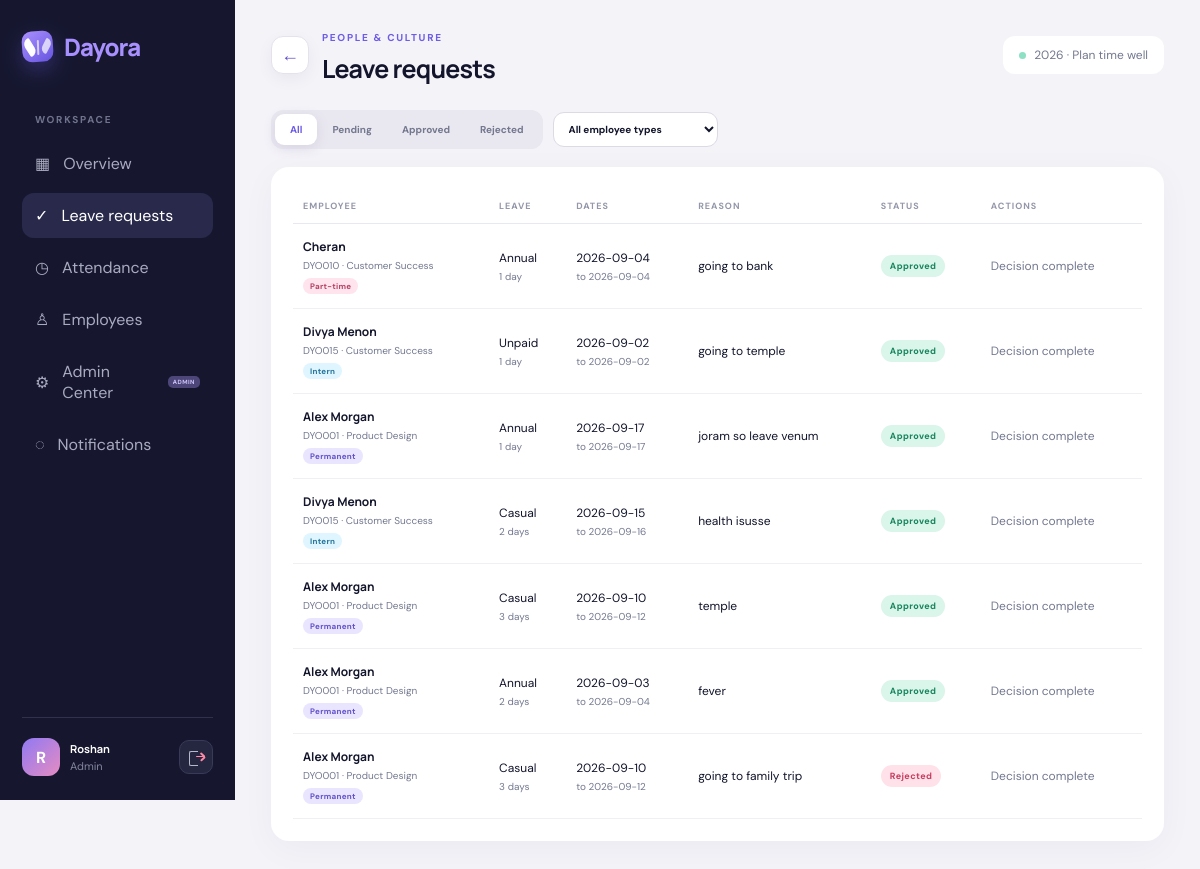
Screenshot of /admin/requests (signed in) with the database file from the repository.
### tables this page shows
CREATE TABLE leave_requests (
            id INTEGER PRIMARY KEY AUTOINCREMENT, employee_id INTEGER NOT NULL,
            leave_type TEXT NOT NULL, start_date TEXT NOT NULL, end_date TEXT NOT NULL,
            days INTEGER NOT NULL, reason TEXT NOT NULL, status TEXT NOT NULL DEFAULT 'PENDING',
            admin_comment TEXT DEFAULT '', created_at TEXT NOT NULL DEFAULT CURRENT_TIMESTAMP,
            decided_at TEXT, FOREIGN KEY(employee_id) REFERENCES users(id)
        );

CREATE TABLE users (
            id INTEGER PRIMARY KEY AUTOINCREMENT, username TEXT UNIQUE NOT NULL,
            password TEXT NOT NULL, full_name TEXT NOT NULL, email TEXT NOT NULL,
            department TEXT NOT NULL, role TEXT NOT NULL DEFAULT 'EMPLOYEE',
            annual_balance INTEGER NOT NULL DEFAULT 18, sick_balance INTEGER NOT NULL DEFAULT 10,
            casual_balance INTEGER NOT NULL DEFAULT 8, active INTEGER NOT NULL DEFAULT 1
        , employee_code TEXT, employment_type TEXT NOT NULL DEFAULT 'Permanent');

### app.py (the view)
@app.get("/admin/requests")
@login_required("ADMIN")
def admin_requests():
    status = request.args.get("status", "ALL").upper()
    if status not in ("ALL", "PENDING", "APPROVED", "REJECTED"):
        status = "ALL"
    employee_type = request.args.get("employee_type", "ALL")
    employee_types = [row["employment_type"] for row in db().execute(
        "SELECT DISTINCT employment_type FROM users WHERE role='EMPLOYEE' ORDER BY employment_type").fetchall()]
    if employee_type not in employee_types:
        employee_type = "ALL"
    query = "SELECT l.*,u.full_name,u.department,u.employee_code,u.employment_type FROM leave_requests l JOIN users u ON u.id=l.employee_id"
    params = []
    conditions = []
    if status != "ALL": conditions.append("l.status=?"); params.append(status)
    if employee_type != "ALL": conditions.append("u.employment_type=?"); params.append(employee_type)
    if conditions: query += " WHERE " + " AND ".join(conditions)
    query += " ORDER BY CASE l.status WHEN 'PENDING' THEN 0 ELSE 1 END,l.created_at DESC"
    return render_template("requests.html", requests=db().execute(query, params).fetchall(), selected_status=status,
                           employee_types=employee_types, selected_employee_type=employee_type)

### app.py (called while the page is built)
def db():
    if "db" not in g:
        g.db = sqlite3.connect(app.config["DATABASE"])
        g.db.row_factory = sqlite3.Row
        g.db.execute("PRAGMA foreign_keys = ON")
    return g.db

def login_required(role=None):
    def decorator(view):
        @wraps(view)
        def wrapped(*args, **kwargs):
            if not session.get("user_id"):
                return redirect(url_for("login"))
            if role and session.get("role") != role:
                flash("You do not have access to that page.", "error")
                return redirect(url_for("dashboard"))
            return view(*args, **kwargs)
        return wrapped
    return decorator

@app.context_processor
def globals_for_templates():
    unread = 0
    if session.get("user_id"):
        unread = db().execute("SELECT COUNT(*) FROM notifications WHERE user_id=? AND is_read=0", (session["user_id"],)).fetchone()[0]
    hour = datetime.now().hour
    time_greeting = "Good morning" if 5 <= hour < 12 else "Good afternoon" if 12 <= hour < 17 else "Good evening" if 17 <= hour < 21 else "Good night"
    return {"current_year": date.today().year, "unread_count": unread, "time_greeting": time_greeting}

### templates/requests.html (shortened to what this page needs)
{% extends 'base.html' %}
{% block heading %}Leave requests{% endblock %}
{% block content %}
<section class="page-tools"><div class="filter-cluster"><div class="filter-tabs">{% for s in ['ALL','PENDING','APPROVED','REJECTED'] %}<a class="{{'selected' if selected_status==s}}" href="?status={{s}}&employee_type={{selected_employee_type|urlencode}}">{{s|title}}</a>{% endfor %}</div><form method="get" class="type-filter"><input type="hidden" name="status" value="{{selected_status}}"><select name="employee_type" onchange="this.form.submit()"><option value="ALL">All employee types</option>{% for type in employee_types %}<option value="{{type}}" {{'selected' if type==selected_employee_type}}>{{type}}</option>{% endfor %}</select></form></div></section>
<article class="card"><div class="table-wrap"><table><thead><tr><th>EMPLOYEE</th><th>LEAVE</th><th>DATES</th><th>REASON</th><th>STATUS</th><th>ACTIONS</th></tr></thead><tbody>
{% for r in requests %}<tr><td><strong>{{r.full_name}}</strong><small>{{r.employee_code}} · {{r.department}}</small><span class="employment-type type-{{r.employment_type|lower|replace(' ','-')}}">{{r.employment_type}}</span></td><td>{{r.leave_type}}<small>{{r.days}} day{{'s' if r.days!=1}}</small></td><td>{{r.start_date}}<small>to {{r.end_date}}</small></td><td class="reason">{{r.reason}}</td><td><span class="status {{r.status|lower}}">{{r.status|title}}</span></td><td>{% if r.status=='PENDING' %}<div class="request-actions"><form class="decision-actions" method="post" action="{{url_for('decide_leave',leave_id=r.id)}}"><button class="action-reject" name="status" value="REJECTED" data-confirm="Are you sure you want to reject this request?">Reject</button><button class="action-approve" name="status" value="APPROVED">Approve</button></form><button type="button" class="action-review" data-review='{{r.id}}|{{r.full_name}}|{{r.leave_type}}|{{r.days}}'>Add note</button></div>{% else %}<span class="muted">{{r.admin_comment or 'Decision complete'}}</span>{% endif %}</td></tr>
{% else %}<tr><td colspan="6" class="empty">No requests match this filter.</td></tr>{% endfor %}
</tbody></table></div></article>
{% endblock %}

### static/css/style.css (style rules this page uses)
:root { --ink:#12152b;--muted:#73788f;--line:#e8e8f0;--bg:#f4f3f8;--purple:#6c5ce7;--purple2:#8f79f3;--mint:#8de0c3;--amber:#ffd58a;--pink:#ff7f9f;--white:#fff;--shadow:0 18px 55px rgba(37,30,84,.08) }
* { box-sizing:border-box }
body { margin:0;font-family:'DM Sans',sans-serif;color:var(--ink);background:var(--bg) }
h1,h2,h3,b,strong,.logo { font-family:Manrope,sans-serif }
a { text-decoration:none;color:inherit }
button,input,select,textarea { font:inherit }
.card { background:#fff;border-radius:18px;padding:22px;box-shadow:0 8px 35px rgba(31,28,69,.04) }
.table-wrap { overflow:auto }
table { width:100%;border-collapse:collapse;font-size:12px }
th { text-align:left;color:#9497a9;font-size:9px;letter-spacing:1px;padding:11px 10px;border-bottom:1px solid var(--line) }
td { padding:14px 10px;border-bottom:1px solid #f0eff4 }
td strong,td small { display:block }
td small { color:var(--muted);margin-top:4px }
.status { display:inline-block;padding:5px 9px;border-radius:20px;font-size:9px;font-weight:700;letter-spacing:.4px }
.status.approved { background:#daf5e9;color:#16845d }
.status.rejected { background:#ffe2e9;color:#c53c5e }
.page-tools { display:flex;justify-content:space-between;margin-bottom:18px }
.filter-tabs { background:#e9e7ef;padding:4px;border-radius:12px;display:flex }
.filter-tabs a { padding:9px 15px;font-size:10px;font-weight:700;color:var(--muted);border-radius:9px }
.filter-tabs a.selected { background:#fff;color:var(--purple);box-shadow:0 3px 12px #d8d4e4 }
.reason { max-width:230px }
.muted { color:var(--muted) }
input,select,textarea { width:100%;border:1px solid #dcdae5;background:#fbfafd;border-radius:11px;padding:12px;outline:none;color:var(--ink) }

### static/css/brand.css (style rules this page uses)
.employment-type { display: inline-block !important; width: fit-content; margin-top: 6px; padding: 3px 7px; border-radius: 20px; background: #e9e5ff; color: #6252ca !important; font-size: 8px !important; font-weight: 700; letter-spacing: .3px; }
.type-intern { background:#dff5ff; color:#24749a !important; }
.type-part-time { background:#ffe4ed; color:#b54165 !important; }
.filter-cluster { display:flex; align-items:center; gap:10px; min-width:0; }
.type-filter select { min-width:165px; padding:9px 32px 9px 11px; background:white; font-size:10px; font-weight:700; }

### rows the page displays
leave_requests: full_name "Cheran", employee_code "DYO010", department "Customer Success", employment_type "Part-time", leave_type "Annual", days "1", start_date "2026-09-04", end_date "2026-09-04", reason "going to bank", status "Approved", admin_comment "Decision complete"
leave_requests: full_name "Divya Menon", employee_code "DYO015", department "Customer Success", employment_type "Intern", leave_type "Unpaid", days "1", start_date "2026-09-02", end_date "2026-09-02", reason "going to temple", status "Approved", admin_comment "Decision complete"
leave_requests: full_name "Alex Morgan", employee_code "DYO001", department "Product Design", employment_type "Permanent", leave_type "Annual", days "1", start_date "2026-09-17", end_date "2026-09-17", reason "joram so leave venum", status "Approved", admin_comment "Decision complete"
leave_requests: full_name "Divya Menon", employee_code "DYO015", department "Customer Success", employment_type "Intern", leave_type "Casual", days "2", days "s", start_date "2026-09-15", end_date "2026-09-16", reason "health isusse", status "Approved", admin_comment "Decision complete"
leave_requests: full_name "Alex Morgan", employee_code "DYO001", department "Product Design", employment_type "Permanent", leave_type "Casual", days "3", days "s", start_date "2026-09-10", end_date "2026-09-12", reason "temple", status "Approved", admin_comment "Decision complete"
leave_requests: full_name "Alex Morgan", employee_code "DYO001", department "Product Design", employment_type "Permanent", leave_type "Annual", days "2", days "s", start_date "2026-09-03", end_date "2026-09-04", reason "fever", status "Approved", admin_comment "Decision complete"
leave_requests: full_name "Alex Morgan", employee_code "DYO001", department "Product Design", employment_type "Permanent", leave_type "Casual", days "3", days "s", start_date "2026-09-10", end_date "2026-09-12", reason "going to family trip", status "Rejected", admin_comment "Decision complete"

### other values shown
{{ session.name[:1] }} "R"
{{ session.name }} "Roshan"
{{ session.role|title }} "Admin"
{{ s|title }} "All" "Pending" "Approved" "Rejected"
